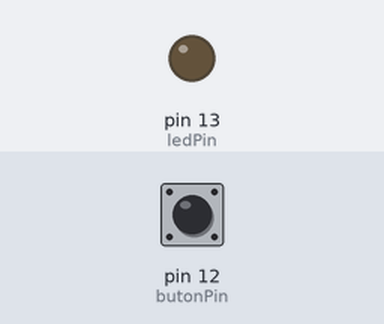
A sketch run on a simulated Arduino Uno, built with avr-gcc and run on an emulated ATmega328P. Shown: output pins drawn as LEDs (lit = HIGH). Inputs (shaded band) come from the test bench; at power-on: pin 12 (butonPin) HIGH.

Above: at 1.2 s.
1.3 s: pin 12 (butonPin) pulled LOW for 0.15 s
At 1.37 s:
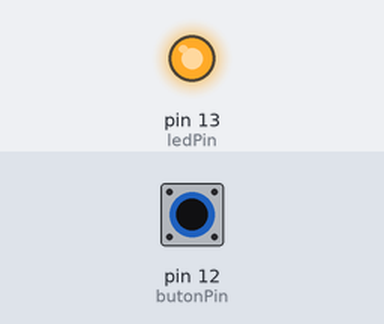
2.9 s: pin 12 (butonPin) pulled LOW for 3.2 s
At 7.1 s:
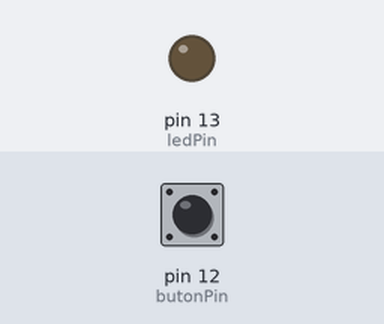
Timing chart, 0 to 8.6 s (numbered marks = the images above; inputs shaded):
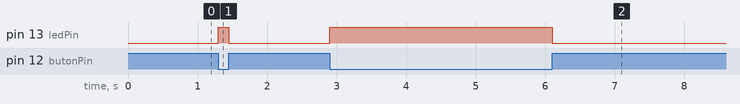

The sketch:

Dijital_GirisCikis1_2.ino
```cpp
/**********************************************************************
 Arduino Kitabı - Coşkun Taşdemir
 Dikeyeksen Yayınları
 http://www.dikeyeksen.com/muhendislik/arduino.html

 Dijital Giriş - Çıkış İşlemleri - Örnek 1.2
 1 buton ile LED yakılması
 Dahili pull-up direnci kullanılıyor.

 Bağlantılar:
 Dijital - 12 : Buton 2. ucu
 Dijital - 13 : LED Anot ucu

 **********************************************************************/


// pin numaralarını sabit olarak tanımlıyoruz
const int butonPin = 12;      // butonun bağlı olduğu pin numarası
const int ledPin = 13;        // LED'in bağlı olduğu pin numarası

// Değişkenler
int buttonDurumu = 0;         // Buton girişinin durumu (HIGH veya LOW)

void setup() {
  // Buton pinini giriş olarak ayarlıyoruz:
  pinMode(butonPin, INPUT);
  // Dahili pull-up direncini aktif hale getiriyoruz
  digitalWrite(butonPin, HIGH);
  // LED pinini çıkış olarak ayarlıyoruz
  pinMode(ledPin, OUTPUT);
}


void loop() {
  // Buton durumunu oku
  buttonDurumu = digitalRead(butonPin);

  /* Butona basıldığında butonun durumu LOW olacaktır. Bu durumda
   LED çıkışını HIGH yapıyoruz. Tersi durumda ise LOW yapıyoruz
   */
  if (buttonDurumu == LOW) {
    digitalWrite(ledPin, HIGH);
  }
  else {
    digitalWrite(ledPin, LOW);
  }
}
```

Measured:
- after the input at 1.3 s, pin 13 (ledPin): LOW → HIGH at once, → LOW 0.15 s later
- after the input at 2.9 s, pin 13 (ledPin): LOW → HIGH at once, → LOW 3.2 s later
